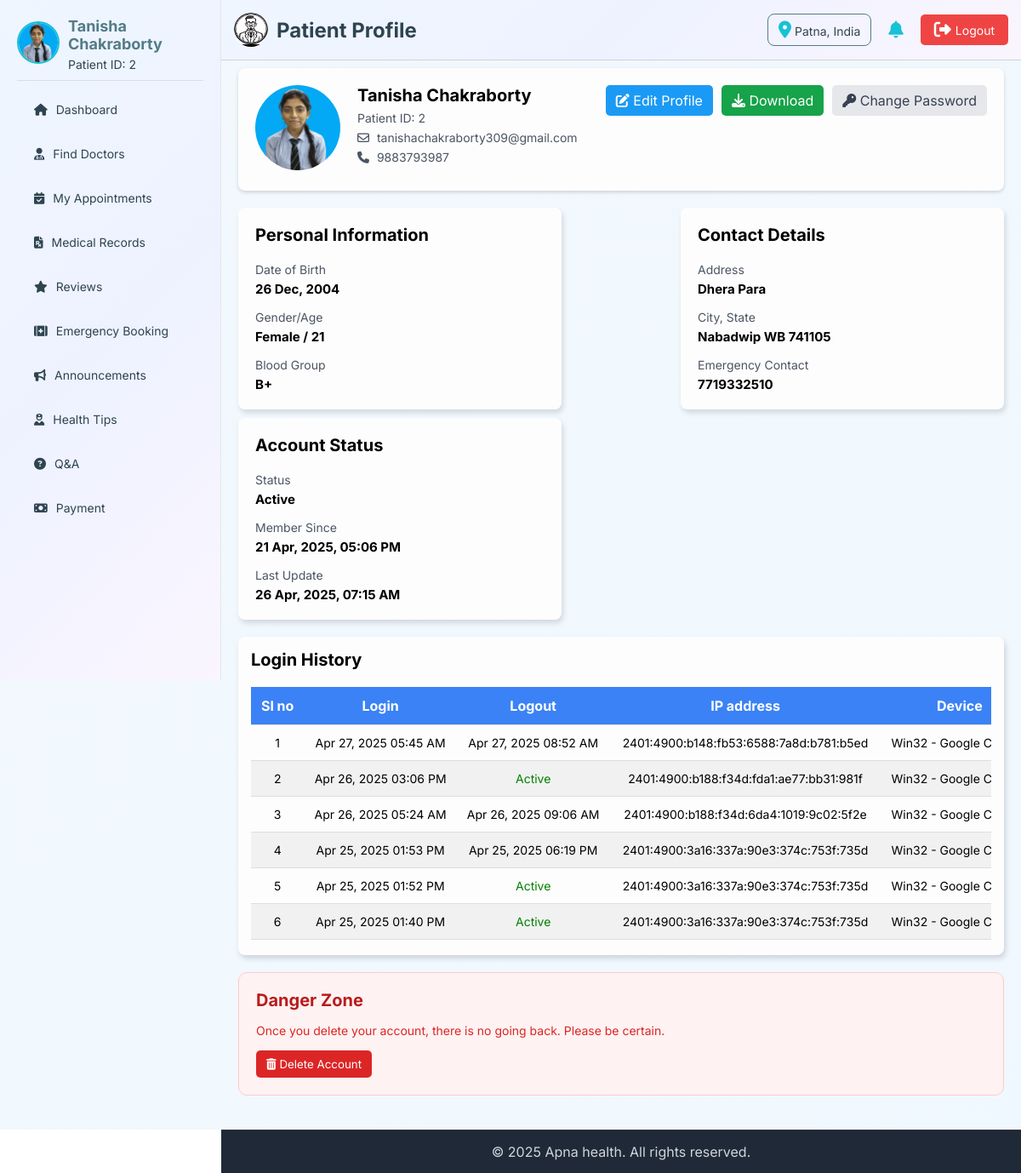
The page /patient/patient-profile.php (signed in) on the database its author committed.
### tables this page shows
CREATE TABLE `patient` (
  `patient_id` int(11) NOT NULL,
  `name` varchar(100) NOT NULL,
  `email` varchar(255) NOT NULL,
  `password` varchar(255) NOT NULL,
  `phone` varchar(15) DEFAULT NULL,
  `gender` enum('Male','Female','Other') DEFAULT NULL,
  `dob` date DEFAULT NULL,
  `blood_group` varchar(10) DEFAULT NULL,
  `emergency_contact` varchar(16) DEFAULT NULL,
  `area` text DEFAULT NULL,
  `city` varchar(100) DEFAULT NULL,
  `state` varchar(100) DEFAULT NULL,
  `pincode` varchar(10) DEFAULT NULL,
  `profile_img` varchar(255) DEFAULT NULL,
  `availability` enum('Active','Inactive','Blocked') DEFAULT 'Active',
  `created_at` timestamp NOT NULL DEFAULT current_timestamp(),
  `updated_at` timestamp NOT NULL DEFAULT current_timestamp() ON UPDATE current_timestamp()
);

CREATE TABLE `log_info` (
  `log_id` int(11) NOT NULL,
  `admin_id` int(11) DEFAULT NULL,
  `doctor_id` int(11) DEFAULT NULL,
  `patient_id` int(11) DEFAULT NULL,
  `login_time` timestamp NOT NULL DEFAULT current_timestamp(),
  `logout_time` timestamp NULL DEFAULT NULL,
  `ip_address` varchar(45) DEFAULT NULL,
  `device_info` varchar(255) DEFAULT NULL,
  `location` varchar(255) DEFAULT NULL,
  `status` enum('Success','Failed') NOT NULL,
  `log_type` enum('patient','doctor','admin') NOT NULL
);

### patient/patient-profile.php (the view, shortened to what this page needs)
<?php
include '../connection.php';
$patient_id=$_SESSION['patient_id']??0;
$stmt = $conn->prepare("SELECT * FROM patient WHERE patient_id = ?");
$stmt->bind_param("i", $patient_id);
$stmt->execute();
$result = $stmt->get_result();
$patient = $result->fetch_assoc();
$default_img = "../img/user.jpg";
$img = !empty($patient['profile_img']) ? '../upload/patient/' . $patient['profile_img'] : $default_img;
function calculateAge($dob) {
    $birthDate = new DateTime($dob);
    $today = new DateTime();
    $age = $today->diff($birthDate)->y;
    return $age;
}
$age = !empty($patient['dob']) ? calculateAge($patient['dob']) : null;
?>
<!DOCTYPE html>
<html lang="en">
<head>
    <link rel="stylesheet" href="https://cdnjs.cloudflare.com/ajax/libs/font-awesome/6.7.2/css/all.min.css"
 />
</head>
<body>
    <?php include 'patient-header.php';?>
    <main>
        <section class="first-sec">
            <div class="img">
                <img src="<?= $img ?>" alt="patient">
            </div>
            <div class="basic-details">
                <h3><?= !empty($patient['name']) ? htmlspecialchars($patient['name']) : 'N/A' ?></h3>
                <p>Patient ID: <?= !empty($patient_id) ? $patient_id : 'N/A' ?></p>
                <p><i class="far fa-envelope"></i>
                    <?= !empty($patient['email']) ? htmlspecialchars($patient['email']) : 'N/A' ?></p>
                <p><i class="fas fa-phone"></i>
                    <?= !empty($patient['phone']) ? htmlspecialchars($patient['phone']) : 'N/A' ?></p>
            </div>
            <div class="action-btn">
                <a href="patient-editProfile.php?id=<?= $patient_id ?>" class="edit"><i class="fas fa-edit"></i> Edit
                    Profile</a>
                <a href="download.php?id=<?= $patient_id ?>" class="download"><i class="fas fa-download"></i>
                    Download</a>
                <a href="change-password.php?id=<?= $patient_id ?>" class="password"><i class="fas fa-key"></i> Change
                    Password</a>
            </div>
        </section>
        <section class="third-sec">
            <div class="data-box">
                <h3>Personal Information</h3>
                <div class="box-data">
                    <div>
                        <p>Date of Birth</p>
                        <h4><?= !empty($patient['dob']) ? date("d M, Y", strtotime($patient['dob'])) : 'N/A' ?></h4>
                    </div>
                    <div>
                        <p>Gender/Age</p>
                        <h4>
                            <?= !empty($patient['gender']) ? htmlspecialchars($patient['gender']) : 'N/A' ?> /
                            <?= $age !== null ? $age : 'N/A' ?>
                        </h4>
                    </div>
                    <div>
                        <p>Blood Group</p>
                        <h4><?= !empty($patient['blood_group']) ? htmlspecialchars($patient['blood_group']) : 'N/A' ?>
                        </h4>
                    </div>
                </div>
            </div>
            <div class="data-box">
                <h3>Contact Details</h3>
                <div class="box-data">
                    <div>
                        <p>Address</p>
                        <h4><?= !empty($patient['area']) ? htmlspecialchars($patient['area']) : 'N/A' ?></h4>
                    </div>
                    <div>
                        <p>City, State</p>
                        <h4>
                            <?= !empty($patient['city']) ? htmlspecialchars($patient['city']) : 'N/A' ?>
                            <?= !empty($patient['state']) ? htmlspecialchars($patient['state']) : 'N/A' ?>
                            <?= !empty($patient['pincode']) ? htmlspecialchars($patient['pincode']) : 'N/A' ?>
                        </h4>
                    </div>
                    <div>
                        <p>Emergency Contact</p>
                        <h4><?= !empty($patient['emergency_contact']) ? htmlspecialchars($patient['emergency_contact']) : 'N/A' ?>
                        </h4>
                    </div>
                </div>
            </div>
            <div class="data-box">
                <h3>Account Status</h3>
                <div class="box-data">
                    <div>
                        <p>Status</p>
                        <h4><?= !empty($patient['availability']) ? htmlspecialchars($patient['availability']) : 'N/A' ?>
                        </h4>
                    </div>
                    <div>
                        <p>Member Since</p>
                        <h4><?= !empty($patient['created_at']) ? date("d M, Y, h:i A", strtotime($patient['created_at'])) : 'N/A' ?>
                        </h4>
                    </div>
                    <div>
                        <p>Last Update</p>
                        <h4><?= !empty($patient['updated_at']) ? date("d M, Y, h:i A", strtotime($patient['updated_at'])) : 'N/A' ?>
                        </h4>
                    </div>
                </div>
            </div>
        </section>
        <section class="forth-sec">
            <h3>Login History</h3>
            <div class="table">
                <table>
                    <thead>
                        <tr>
                            <th>Sl no</th>
                            <th>Login</th>
                            <th>Logout</th>
                            <th>IP address</th>
                            <th>Device</th>
                        </tr>
                    </thead>
                    <tbody>
                        <?php
                            $query = "SELECT *
                                    FROM log_info
                                    WHERE patient_id = $patient_id
                                    AND log_type = 'patient'
                                    AND status = 'Success'
                                    ORDER BY login_time DESC";
                            $result = mysqli_query($conn, $query);
                            $sl = 1;
                        ?>
                        <?php if (!empty($result) && mysqli_num_rows($result) > 0): ?>
                        <?php while ($log = mysqli_fetch_assoc($result)): ?>
                        <tr>
                            <td><?= $sl++ ?></td>
                            <td><?= date('M d, Y h:i A', strtotime($log['login_time'])) ?></td>
                            <td>
                                <?= $log['logout_time'] ? date('M d, Y h:i A', strtotime($log['logout_time'])) : '<span style="color: green;">Active</span>' ?>
                            </td>
                            <td><?= htmlspecialchars($log['ip_address']) ?></td>
                            <td><?= htmlspecialchars($log['device_info']) ?></td>
                        </tr>
                        <?php endwhile; ?>
                        <?php else: ?>
                        <tr>
                            <td colspan="6">No login history found.</td>
                        </tr>
                        <?php endif; ?>
                    </tbody>
                </table>
            </div>
        </section>
        <section class="fifth-sec">
            <h3>Danger Zone</h3>
            <p>Once you delete your account, there is no going back. Please be certain.</p>
            <form action="patient-delete-account.php" method="POST"
                onsubmit="return confirm('Are you sure you want to delete your account permanently?');">
                <button type="submit" name="delete_account">
                    <i class="fas fa-trash-alt"></i> Delete Account
                </button>
            </form>
        </section>
    </main>
    <?php include 'patient-footer.php';?>
</body>
</html>

### patient/patient-header.php (shortened to what this page needs)
<?php
include '../connection.php';
$defaultLogo = "../img/logo.jpg";
$logoPath = $defaultLogo;
$logoQuery = mysqli_query($conn, "SELECT logo FROM admin WHERE admin_id = 1 LIMIT 1");
if ($logoQuery && mysqli_num_rows($logoQuery) > 0) {
    $logoData = mysqli_fetch_assoc($logoQuery);
    if (!empty($logoData['logo']) && file_exists('../upload/admin/' . $logoData['logo'])) {
        $logoPath = '../upload/admin/' . $logoData['logo'];
    }
}
$location = "Unknown";
if (isset($_SESSION['patient_id'])) {
    $pid = $_SESSION['patient_id'];
    $locQuery = mysqli_query($conn, "SELECT location FROM log_info WHERE patient_id = $pid ORDER BY login_time DESC LIMIT 1");
    if ($locQuery && mysqli_num_rows($locQuery) > 0) {
        $locData = mysqli_fetch_assoc($locQuery);
        $location = $locData['location'] ?? "Unknown";
    }
}
$patient_id = $_SESSION['patient_id'] ?? null;
$patient_img = '../img/user.jpg';
$patient_name = 'Guest';
$patient_id_display = '---';
if ($patient_id) {
    $sql = "SELECT name, profile_img FROM patient WHERE patient_id = '$patient_id'";
    $result = mysqli_query($conn, $sql);
    if ($row = mysqli_fetch_assoc($result)) {
        $patient_name = $row['name'];
        $patient_id_display = $patient_id;
        if (!empty($row['profile_img']) && file_exists('../upload/patient/' . $row['profile_img'])) {
            $patient_img = '../upload/patient/' . $row['profile_img'];
        }
    }
}
?>
<!DOCTYPE html>
<html lang="en">
<head>
    <link rel="stylesheet" href="https://cdnjs.cloudflare.com/ajax/libs/font-awesome/6.7.2/css/all.min.css"
 />
</head>
<body>
    <header>
        <div class="header-left">
            <img src="<?= $logoPath ?>" alt="logo">
            <h2>
                <?php
            $pageName = basename($_SERVER['PHP_SELF'], '.php');
            $pageName = str_replace('-', ' ', $pageName);
            $pageName = ucwords($pageName);
            echo $pageName;
            ?>
            </h2>
        </div>
        <div class="header-right">
            <div id='location-box'><i class="fa-solid fa-location-dot"></i><span> <?= $location ?> </span></div>
            <i class="fa-solid fa-bell"></i>
            <a href="patient-logout.php"><i class="fa-solid fa-right-from-bracket"></i> Logout</a>
        </div>
    </header>
    <aside class="sidebar">
        <a href="../patient/patient-profile.php" class="profile">
            <span>
                <img src="<?= $patient_img ?>" alt="Profile Picture">
            </span>
            <span>
                <h3><?= htmlspecialchars($patient_name) ?></h3>
                <p>Patient ID: <?= htmlspecialchars($patient_id_display) ?></p>
            </span>
        </a>
        <ul class="menu">
            <li><a href="patient-dashboard.php"
                    class="<?= basename($_SERVER['PHP_SELF']) == 'patient-dashboard.php' ? 'current' : '' ?>"><i
                        class="fa-solid fa-house"></i> Dashboard</a></li>
            <li><a href="patient-finddoctor.php"
                    class="<?= basename($_SERVER['PHP_SELF']) == 'patient-finddoctor.php' ? 'current' : '' ?>"><i
                        class="fa-solid fa-user-doctor"></i> Find Doctors</a></li>
            <li><a href="patient-appointment.php"
                    class="<?= basename($_SERVER['PHP_SELF']) == 'patient-appointment.php' ? 'current' : '' ?>"><i
                        class="fa-solid fa-calendar-check"></i>My Appointments</a></li>
            <li><a href="patient-medicalRecord.php"
                    class="<?= basename($_SERVER['PHP_SELF']) == 'patient-medicalRecord.php' ? 'current' : '' ?>"><i
                        class="fa-solid fa-file-prescription"></i> Medical Records</a></li>
            <li><a href="patient-review.php"
                    class="<?= basename($_SERVER['PHP_SELF']) == 'patient-review.php' ? 'current' : '' ?>"><i
                        class="fa-solid fa-star"></i> Reviews</a></li>
            <li><a href="patient-emergency.php"
                    class="<?= basename($_SERVER['PHP_SELF']) == 'patient-emergency.php' ? 'current' : '' ?>"><i
                        class="fa-solid fa-kit-medical"></i> Emergency Booking</a></li>
            <li><a href="patient-announcements.php"
                    class="<?= basename($_SERVER['PHP_SELF']) == 'patient-announcements.php' ? 'current' : '' ?>"><i
                        class="fa-solid fa-bullhorn"></i> Announcements </a></li>
            <li><a href="patient-healthtips.php"
                    class="<?= basename($_SERVER['PHP_SELF']) == 'patient-healthtips.php' ? 'current' : '' ?>"><i
                        class="fa-solid fa-user-nurse"></i> Health Tips</a></li>
            <li><a href="patient-qna.php"
                    class="<?= basename($_SERVER['PHP_SELF']) == 'patient-qna.php' ? 'current' : '' ?>"><i
                        class="fa-solid fa-circle-question"></i> Q&A </a></li>
            <li><a href="patient-payment.php"
                    class="<?= basename($_SERVER['PHP_SELF']) == 'patient-payment.php' ? 'current' : '' ?>"><i
                        class="fa-solid fa-money-bill"></i> Payment </a></li>
        </ul>
    </aside>
</body>
</html>

### rows shown on the page
patient: profile_img (picture), name "Tanisha Chakraborty", email "tanishachakraborty309@gmail.com", phone "9883793987", dob "26 Dec, 2004", gender "Female", dob "21", blood_group "B+", area "Dhera Para", city "Nabadwip", state "WB", pincode "741105", emergency_contact "7719332510", availability "Active", created_at "21 Apr, 2025, 05:06 PM", updated_at "26 Apr, 2025, 07:15 AM"
log_info: login_time "Apr 27, 2025 05:45 AM", logout_time "Apr 27, 2025 08:52 AM", ip_address "2401:4900:b148:fb53:6588:7a8d:b781:b5ed", device_info "Win32 - Google…"
log_info: login_time "Apr 26, 2025 03:06 PM", shows "Active", ip_address "2401:4900:b188:f34d:fda1:ae77:bb31:981f", device_info "Win32 - Google…"
log_info: login_time "Apr 26, 2025 05:24 AM", logout_time "Apr 26, 2025 09:06 AM", ip_address "2401:4900:b188:f34d:6da4:1019:9c02:5f2e", device_info "Win32 - Google…"
log_info: login_time "Apr 25, 2025 01:53 PM", logout_time "Apr 25, 2025 06:19 PM", ip_address "2401:4900:3a16:337a:90e3:374c:753f:735d", device_info "Win32 - Google…"
log_info: login_time "Apr 25, 2025 01:52 PM", shows "Active", ip_address "2401:4900:3a16:337a:90e3:374c:753f:735d", device_info "Win32 - Google…"
log_info: login_time "Apr 25, 2025 01:40 PM", shows "Active", ip_address "2401:4900:3a16:337a:90e3:374c:753f:735d", device_info "Win32 - Google…"

### other values the page prints
$pageName "Patient Profile"
$location "Patna, India"
$patient_id_display "2"
$patient_id "2"
